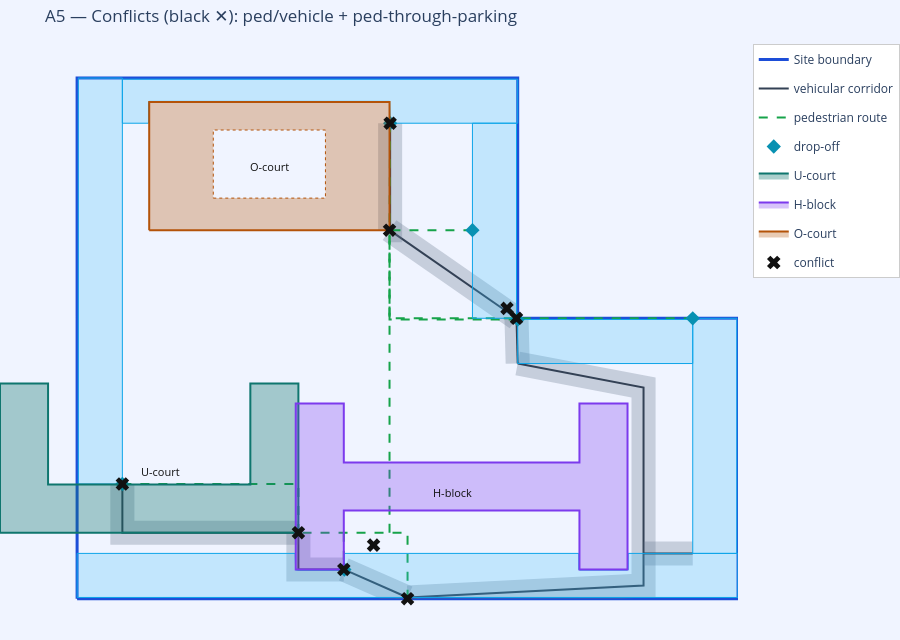

Source (notebook cell):
### Markdown cell above
## A5 — Conflicts & the validation audit

`conflicts` lists every pedestrian/vehicle crossing and pedestrian-through-parking
with a **resolution**; `audit` runs the pre-finalisation checklist. A failing
conflict check here is a *correct* finding — the south parking forces arrival
walks to cross it, which is exactly what the audit should surface.

### Code cell
conf = report['conflicts']
audit = report['audit']
print(conf['summary'])
for c in conf['conflicts']:
    loc = c.get('location')
    where = f"@({loc[0]:.0f},{loc[1]:.0f})" if loc else f"[{c.get('building_id')}]"
    print(f"   {c['type']:28s} {where:14s} -> {c['resolution']}")
print()
print(audit['summary'])
for c in audit['checks']:
    print(f"   {'PASS' if c['pass'] else 'FAIL'}  {c['check']:38s} {c['detail']}")

fig = new_fig('A5 — Conflicts (black ✕): ped/vehicle + ped-through-parking', SITE_BOUNDARY)
draw_vehicular(fig, veh)
draw_pedestrian(fig, ped)
draw_parking(fig, parking, pa)
draw_buildings(fig, BUILDINGS)
draw_conflicts(fig, conf)
fig.show()

### Figure 1 — Plotly figure (JSON) as saved in the notebook; plotly's stock layout.template omitted (floating-point values rounded to 4 significant figures)
{"data": [{"hoverinfo": "skip", "line": {"color": "#1d4ed8", "width": 3}, "mode": "lines", "name": "Site boundary", "type": "scatter", "x": [0, 165, 165, 110, 110, 0, 0, 0], "y": [0, 0, 70, 70, 130, 130, 0, 0]}, {"fill": "toself", "fillcolor": "rgba(100,116,139,0.30)", "hoverinfo": "skip", "line": {"color": "rgba(0,0,0,0)", "width": 0}, "mode": "lines", "showlegend": false, "type": "scatter", "x": [85.5, 85.5, 79.5, 79.5, 85.5, 85.5], "y": [0.3, 0.0, 0.0, 0.3, 0.3, 0.3]}, {"hoverinfo": "skip", "legendgroup": "veh", "line": {"color": "#334155", "width": 2}, "mode": "lines", "name": "vehicular corridor", "showlegend": true, "type": "scatter", "x": [82.5, 82.5], "y": [0.0, 0.3]}, {"fill": "toself", "fillcolor": "rgba(100,116,139,0.30)", "hoverinfo": "skip", "line": {"color": "rgba(0,0,0,0)", "width": 0}, "mode": "lines", "showlegend": false, "type": "scatter", "x": [67.79, 83.71, 82.37, 75.72, 65.38, 67.79, 67.79], "y": [10.04, 3.047, 0.0, 0.0, 4.545, 10.04, 10.04]}, {"hoverinfo": "skip", "legendgroup": "veh", "line": {"color": "#334155", "width": 2}, "mode": "lines", "name": "vehicular corridor", "showlegend": false, "type": "scatter", "x": [82.5, 66.58], "y": [0.3, 7.292]}, {"fill": "toself", "fillcolor": "rgba(100,116,139,0.30)", "hoverinfo": "skip", "line": {"color": "rgba(0,0,0,0)", "width": 0}, "mode": "lines", "showlegend": false, "type": "scatter", "x": [52.25, 58.25, 58.25, 66.58, 66.58, 52.25, 52.25, 52.25], "y": [16.48, 16.48, 10.29, 10.29, 4.292, 4.292, 16.48, 16.48]}, {"hoverinfo": "skip", "legendgroup": "veh", "line": {"color": "#334155", "width": 2}, "mode": "lines", "name": "vehicular corridor", "showlegend": false, "type": "scatter", "x": [66.58, 55.25, 55.25], "y": [7.292, 7.292, 16.48]}, {"fill": "toself", "fillcolor": "rgba(100,116,139,0.30)", "hoverinfo": "skip", "line": {"color": "rgba(0,0,0,0)", "width": 0}, "mode": "lines", "showlegend": false, "type": "scatter", "x": [138.4, 109.4, 110.6, 144.4, 144.4, 135.7, 82.52, 82.35, 138.4, 138.4, 138.4], "y": [50.23, 55.75, 61.65, 55.19, 0.4405, 0.0, 0.0, 3.296, 6.144, 50.23, 50.23]}, {"hoverinfo": "skip", "legendgroup": "veh", "line": {"color": "#334155", "width": 2}, "mode": "lines", "name": "vehicular corridor", "showlegend": false, "type": "scatter", "x": [82.5, 141.4, 141.4, 110.0], "y": [0.3, 3.292, 52.71, 58.7]}, {"fill": "toself", "fillcolor": "rgba(100,116,139,0.30)", "hoverinfo": "skip", "line": {"color": "rgba(0,0,0,0)", "width": 0}, "mode": "lines", "showlegend": false, "type": "scatter", "x": [110.0, 110.0, 112.7, 113.0, 107.0, 106.7, 110.0, 110.0], "y": [70.01, 70.0, 70.0, 58.78, 58.62, 69.92, 70.01, 70.01]}, {"hoverinfo": "skip", "legendgroup": "veh", "line": {"color": "#334155", "width": 2}, "mode": "lines", "name": "vehicular corridor", "showlegend": false, "type": "scatter", "x": [110.0, 109.7], "y": [58.7, 70.0]}, {"fill": "toself", "fillcolor": "rgba(100,116,139,0.30)", "hoverinfo": "skip", "line": {"color": "rgba(0,0,0,0)", "width": 0}, "mode": "lines", "showlegend": false, "type": "scatter", "x": [153.7, 141.4, 141.4, 153.7, 153.7, 153.7], "y": [8.3, 8.3, 14.3, 14.3, 8.3, 8.3]}, {"hoverinfo": "skip", "legendgroup": "veh", "line": {"color": "#334155", "width": 2}, "mode": "lines", "name": "vehicular corridor", "showlegend": false, "type": "scatter", "x": [141.4, 153.7], "y": [11.3, 11.3]}, {"fill": "toself", "fillcolor": "rgba(100,116,139,0.30)", "hoverinfo": "skip", "line": {"color": "rgba(0,0,0,0)", "width": 0}, "mode": "lines", "showlegend": false, "type": "scatter", "x": [8.3, 14.3, 14.3, 55.25, 55.25, 8.3, 8.3, 8.3], "y": [28.63, 28.63, 19.48, 19.48, 13.48, 13.48, 28.63, 28.63]}, {"hoverinfo": "skip", "legendgroup": "veh", "line": {"color": "#334155", "width": 2}, "mode": "lines", "name": "vehicular corridor", "showlegend": false, "type": "scatter", "x": [55.25, 11.3, 11.3], "y": [16.48, 16.48, 28.63]}, {"fill": "toself", "fillcolor": "rgba(100,116,139,0.30)", "hoverinfo": "skip", "line": {"color": "rgba(0,0,0,0)", "width": 0}, "mode": "lines", "showlegend": false, "type": "scatter", "x": [79.71, 110.0, 110.0, 108.0, 76.29, 79.71, 79.71], "y": [94.46, 73.44, 70.43, 67.54, 89.54, 94.46, 94.46]}, {"hoverinfo": "skip", "legendgroup": "veh", "line": {"color": "#334155", "width": 2}, "mode": "lines", "name": "vehicular corridor", "showlegend": false, "type": "scatter", "x": [109.7, 78.0], "y": [70.0, 92.0]}, {"fill": "toself", "fillcolor": "rgba(100,116,139,0.30)", "hoverinfo": "skip", "line": {"color": "rgba(0,0,0,0)", "width": 0}, "mode": "lines", "showlegend": false, "type": "scatter", "x": [76.65, 75.15, 75.15, 81.15, 81.15, 78.0, 78.0, 76.65, 76.65], "y": [92.0, 92.0, 118.7, 118.7, 89.0, 89.0, 93.35, 92.0, 92.0]}, {"hoverinfo": "skip", "legendgroup": "veh", "line": {"color": "#334155", "width": 2}, "mode": "lines", "name": "vehicular corridor", "showlegend": false, "type": "scatter", "x": [78.0, 78.15, 78.15], "y": [92.0, 92.0, 118.7]}, {"hoverinfo": "text", "legendgroup": "ped", "line": {"color": "#16a34a", "dash": "dash", "width": 2}, "mode": "lines", "name": "pedestrian route", "showlegend": true, "text": "U_court (primary)", "type": "scatter", "x": [82.5, 82.5, 55.25], "y": [0.0, 16.48, 16.48]}, {"hoverinfo": "text", "legendgroup": "ped", "line": {"color": "#16a34a", "dash": "dash", "width": 2}, "mode": "lines", "name": "pedestrian route", "showlegend": false, "text": "H_block (primary)", "type": "scatter", "x": [66.58, 66.58], "y": [16.48, 7.292]}, {"hoverinfo": "text", "legendgroup": "ped", "line": {"color": "#16a34a", "dash": "dash", "width": 2}, "mode": "lines", "name": "pedestrian route", "showlegend": false, "text": "O_court (primary)", "type": "scatter", "x": [78.0, 78.0], "y": [16.48, 92.0]}, {"hoverinfo": "text", "legendgroup": "ped", "line": {"color": "#16a34a", "dash": "dash", "width": 2}, "mode": "lines", "name": "pedestrian route", "showlegend": false, "text": "H_block (secondary)", "type": "scatter", "x": [66.73, 66.58], "y": [7.255, 7.292]}, {"hoverinfo": "text", "legendgroup": "ped", "line": {"color": "#16a34a", "dash": "dash", "width": 2}, "mode": "lines", "name": "pedestrian route", "showlegend": false, "text": "U_court (secondary)", "type": "scatter", "x": [11.3, 55.25, 55.25], "y": [28.63, 28.63, 16.48]}, {"hoverinfo": "text", "legendgroup": "ped", "line": {"color": "#16a34a", "dash": "dash", "width": 2}, "mode": "lines", "name": "pedestrian route", "showlegend": false, "text": "O_court (secondary)", "type": "scatter", "x": [78.15, 78.0], "y": [118.7, 92.0]}, {"hoverinfo": "text", "legendgroup": "ped", "line": {"color": "#16a34a", "dash": "dash", "width": 2}, "mode": "lines", "name": "pedestrian route", "showlegend": false, "text": "O_court (secondary)", "type": "scatter", "x": [153.7, 78.0, 78.0], "y": [70.0, 70.0, 92.0]}, {"hoverinfo": "text", "legendgroup": "ped", "line": {"color": "#16a34a", "dash": "dash", "width": 2}, "mode": "lines", "name": "pedestrian route", "showlegend": false, "text": "O_court (secondary)", "type": "scatter", "x": [98.7, 78.0], "y": [92.0, 92.0]}, {"hoverinfo": "text", "legendgroup": "ped", "line": {"color": "#16a34a", "dash": "dash", "width": 2}, "mode": "lines", "name": "pedestrian route", "showlegend": false, "text": "O_court (secondary)", "type": "scatter", "x": [110.0, 78.0, 78.0], "y": [69.7, 69.7, 92.0]}, {"fill": "toself", "fillcolor": "rgba(56,189,248,0.25)", "hoverinfo": "skip", "legendgroup": "park", "line": {"color": "#0ea5e9", "width": 1}, "mode": "lines", "name": "parking", "showlegend": false, "type": "scatter", "x": [54.43, 54.43, 54.43, 54.44, 54.44, 54.44, 54.45, 54.46, 54.47, 54.48, 54.49, 54.5, 54.51, 54.53, 54.54, 54.55, 54.57, 54.58, 66.58, 66.6, 66.61, 66.63, 66.64, 66.65, 66.67, 66.68, 66.69, 66.7, 66.71, 66.72, 66.72, 66.73, 66.73, 66.73, 66.73, 66.73, 125.3, 125.3, 125.3, 125.3, 125.3, 125.3, 125.3, 125.3, 125.3, 125.3, 125.3, 125.3, 125.3, 125.4, 125.4, 125.4, 125.4, 125.4, 137.4, 137.4, 137.4, 137.5, 137.5, 137.5, 137.5, 137.5, 137.5, 137.5, 137.5, 137.5, 137.6, 137.6, 137.6, 137.6, 137.6, 137.6, 165.0, 165.0, 0.0, 0.0, 54.43, 54.43], "y": [11.3, 7.292, 7.277, 7.263, 7.248, 7.235, 7.221, 7.209, 7.197, 7.186, 7.176, 7.167, 7.16, 7.153, 7.149, 7.145, 7.143, 7.142, 7.142, 7.143, 7.145, 7.149, 7.153, 7.16, 7.167, 7.176, 7.186, 7.197, 7.209, 7.221, 7.235, 7.248, 7.263, 7.277, 7.292, 11.3, 11.3, 7.292, 7.277, 7.263, 7.248, 7.235, 7.221, 7.209, 7.197, 7.186, 7.176, 7.167, 7.16, 7.153, 7.149, 7.145, 7.143, 7.142, 7.142, 7.143, 7.145, 7.149, 7.153, 7.16, 7.167, 7.176, 7.186, 7.197, 7.209, 7.221, 7.235, 7.248, 7.263, 7.277, 7.292, 11.3, 11.3, 0.3, 0.3, 11.3, 11.3, 11.3]}, {"fill": "toself", "fillcolor": "rgba(56,189,248,0.25)", "hoverinfo": "skip", "legendgroup": "park", "line": {"color": "#0ea5e9", "width": 1}, "mode": "lines", "name": "parking", "showlegend": false, "type": "scatter", "x": [11.3, 0.3, 0.3, 11.3, 11.3, 11.3], "y": [28.63, 28.63, 130.0, 130.0, 28.63, 28.63]}, {"fill": "toself", "fillcolor": "rgba(56,189,248,0.25)", "hoverinfo": "skip", "legendgroup": "park", "line": {"color": "#0ea5e9", "width": 1}, "mode": "lines", "name": "parking", "showlegend": false, "type": "scatter", "x": [78.15, 78.15, 78.15, 78.15, 78.14, 78.14, 78.13, 78.12, 78.12, 78.11, 78.1, 78.08, 78.07, 78.06, 78.04, 78.03, 78.01, 78.0, 18.0, 17.99, 17.97, 17.96, 17.94, 17.93, 17.92, 17.9, 17.89, 17.88, 17.88, 17.87, 17.86, 17.86, 17.85, 17.85, 17.85, 17.85, 11.3, 11.3, 110.0, 110.0, 78.15, 78.15], "y": [118.7, 124.0, 124.0, 124.0, 124.0, 124.1, 124.1, 124.1, 124.1, 124.1, 124.1, 124.1, 124.1, 124.1, 124.1, 124.1, 124.1, 124.2, 124.2, 124.1, 124.1, 124.1, 124.1, 124.1, 124.1, 124.1, 124.1, 124.1, 124.1, 124.1, 124.1, 124.0, 124.0, 124.0, 124.0, 118.7, 118.7, 129.7, 129.7, 118.7, 118.7, 118.7]}, {"fill": "toself", "fillcolor": "rgba(56,189,248,0.25)", "hoverinfo": "skip", "legendgroup": "park", "line": {"color": "#0ea5e9", "width": 1}, "mode": "lines", "name": "parking", "showlegend": false, "type": "scatter", "x": [153.7, 164.7, 164.7, 153.7, 153.7, 153.7], "y": [70.0, 70.0, 11.3, 11.3, 70.0, 70.0]}, {"fill": "toself", "fillcolor": "rgba(56,189,248,0.25)", "hoverinfo": "skip", "legendgroup": "park", "line": {"color": "#0ea5e9", "width": 1}, "mode": "lines", "name": "parking", "showlegend": false, "type": "scatter", "x": [98.7, 109.7, 109.7, 98.7, 98.7, 98.7], "y": [118.7, 118.7, 70.0, 70.0, 118.7, 118.7]}, {"fill": "toself", "fillcolor": "rgba(56,189,248,0.25)", "hoverinfo": "skip", "legendgroup": "park", "line": {"color": "#0ea5e9", "width": 1}, "mode": "lines", "name": "parking", "showlegend": false, "type": "scatter", "x": [153.7, 153.7, 110.0, 110.0, 153.7, 153.7], "y": [69.7, 58.7, 58.7, 69.7, 69.7, 69.7]}, {"hoverinfo": "text", "marker": {"color": "#0891b2", "size": 11, "symbol": "diamond"}, "mode": "markers", "name": "drop-off", "showlegend": true, "text": "to H_block ~0.15 m", "type": "scatter", "x": [66.73], "y": [7.255]}, {"hoverinfo": "text", "marker": {"color": "#0891b2", "size": 11, "symbol": "diamond"}, "mode": "markers", "name": "drop-off", "showlegend": false, "text": "to U_court ~45.6 m", "type": "scatter", "x": [11.3], "y": [28.63]}, {"hoverinfo": "text", "marker": {"color": "#0891b2", "size": 11, "symbol": "diamond"}, "mode": "markers", "name": "drop-off", "showlegend": false, "text": "to O_court ~26.7 m", "type": "scatter", "x": [78.15], "y": [118.7]}, {"hoverinfo": "text", "marker": {"color": "#0891b2", "size": 11, "symbol": "diamond"}, "mode": "markers", "name": "drop-off", "showlegend": false, "text": "to O_court ~78.83 m", "type": "scatter", "x": [153.7], "y": [70.0]}, {"hoverinfo": "text", "marker": {"color": "#0891b2", "size": 11, "symbol": "diamond"}, "mode": "markers", "name": "drop-off", "showlegend": false, "text": "to O_court ~20.7 m", "type": "scatter", "x": [98.7], "y": [92.0]}, {"hoverinfo": "text", "marker": {"color": "#0891b2", "size": 11, "symbol": "diamond"}, "mode": "markers", "name": "drop-off", "showlegend": false, "text": "to O_court ~39.0 m", "type": "scatter", "x": [110.0], "y": [69.7]}, {"fill": "toself", "fillcolor": "rgba(15,118,110,0.35)", "hoverinfo": "skip", "line": {"color": "rgba(15,118,110,1)", "width": 2}, "mode": "lines", "name": "U-court", "type": "scatter", "x": [55.25, 43.25, -7.25, -19.25, -19.25, -19.25, -7.25, -7.25, 43.25, 43.25, 55.25, 55.25, 55.25, 55.25], "y": [16.48, 16.48, 16.48, 16.48, 28.48, 53.73, 53.73, 28.48, 28.48, 53.73, 53.73, 28.48, 16.48, 16.48]}, {"fill": "toself", "fillcolor": "rgba(124,58,237,0.30)", "hoverinfo": "skip", "line": {"color": "rgba(124,58,237,1)", "width": 2}, "mode": "lines", "name": "H-block", "type": "scatter", "x": [66.58, 54.58, 54.58, 66.58, 66.58, 125.4, 125.4, 137.4, 137.4, 125.4, 125.4, 66.58, 66.58, 66.58], "y": [7.292, 7.292, 48.71, 48.71, 34.0, 34.0, 48.71, 48.71, 7.292, 7.292, 22.0, 22.0, 7.292, 7.292]}, {"fill": "toself", "fillcolor": "rgba(180,83,9,0.30)", "hoverinfo": "skip", "line": {"color": "rgba(180,83,9,1)", "width": 2}, "mode": "lines", "name": "O-court", "type": "scatter", "x": [18, 78, 78, 18, 18], "y": [92, 92, 124, 124, 92]}, {"fill": "toself", "fillcolor": "#f0f4ff", "hoverinfo": "skip", "line": {"color": "rgba(180,83,9,1)", "dash": "dot", "width": 1}, "mode": "lines", "showlegend": false, "type": "scatter", "x": [34, 62, 62, 34, 34], "y": [100, 100, 117, 117, 100]}, {"hoverinfo": "text", "marker": {"color": "#111", "size": 12, "symbol": "x"}, "mode": "markers", "name": "conflict", "text": ["pedestrian_vehicle_crossing", "pedestrian_vehicle_crossing", "pedestrian_vehicle_crossing", "pedestrian_vehicle_crossing", "pedestrian_vehicle_crossing", "pedestrian_vehicle_crossing", "pedestrian_vehicle_crossing", "pedestrian_through_parking", "pedestrian_through_parking"], "type": "scatter", "x": [82.5, 55.25, 66.58, 78.0, 11.3, 78.15, 109.7, 74.01, 107.3], "y": [0.0, 16.48, 7.292, 92.0, 28.63, 118.7, 70.0, 13.37, 72.48]}], "layout": {"annotations": [{"font": {"color": "#111", "size": 11}, "showarrow": false, "text": "U-court", "x": 20.87, "y": 31.63}, {"font": {"color": "#111", "size": 11}, "showarrow": false, "text": "H-block", "x": 93.74, "y": 26.41}, {"font": {"color": "#111", "size": 11}, "showarrow": false, "text": "O-court", "x": 48.0, "y": 108.0}], "height": 640, "legend": {"bgcolor": "white", "bordercolor": "#ccc", "borderwidth": 1, "x": 1.02, "y": 1}, "margin": {"b": 0, "l": 0, "r": 0, "t": 44}, "paper_bgcolor": "#f0f4ff", "plot_bgcolor": "#f0f4ff", "title": {"text": "A5 — Conflicts (black ✕): ped/vehicle + ped-through-parking"}, "xaxis": {"visible": false}, "yaxis": {"scaleanchor": "x", "scaleratio": 1, "visible": false}}}
